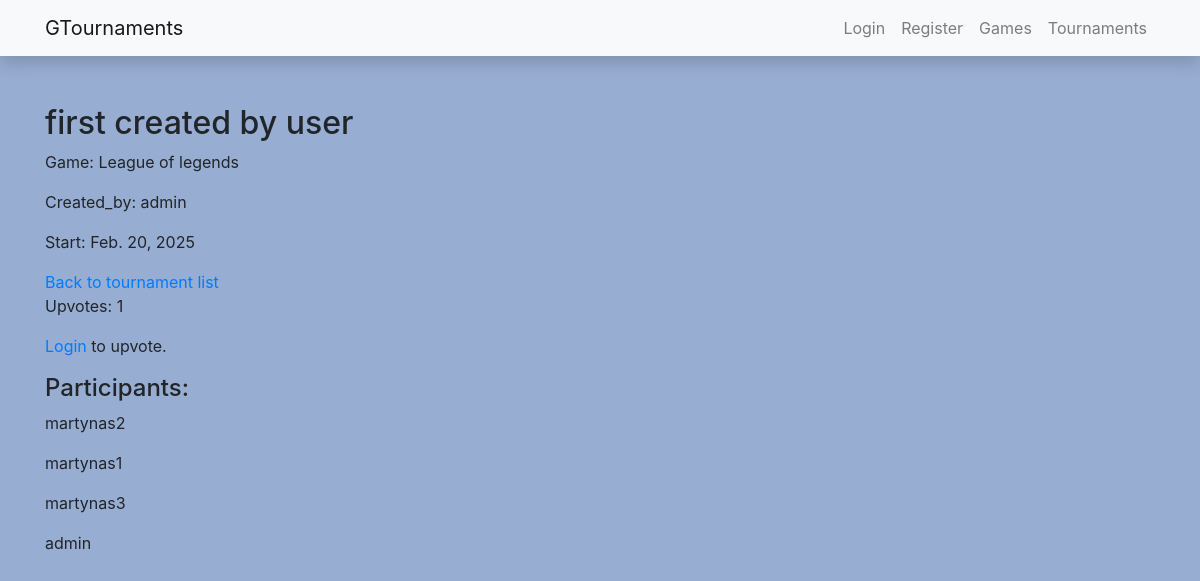
The app's page /tournaments/tournaments/2/ with its own data.
### tournaments/models.py (models this page shows, shortened)
class Tournament(models.Model):
    name = models.CharField("name", max_length=100)
    game = models.ForeignKey(Game, on_delete=models.CASCADE)
    start_date = models.DateField()
    created_by = models.ForeignKey(User, on_delete=models.CASCADE)
    upvotes = models.ManyToManyField(User, related_name="tournament_upvotes", blank=True)
    def total_upvotes(self):
        return self.upvotes.count()
    STATUS_CHOICES = [
        ('u', 'Upcoming'),
        ('o', 'Ongoing'),
        ('c', 'Completed'),
    ]
    status = models.CharField(max_length=1, choices=STATUS_CHOICES, default='u')

class Game(models.Model):
    name = models.CharField("name", max_length=100)
    description = models.TextField()
    release_date = models.DateField()

class TournamentParticipant(models.Model):
    profile = models.ForeignKey(Profile, on_delete=models.CASCADE)
    tournament = models.ForeignKey(Tournament, on_delete=models.CASCADE)
    class Meta:
        unique_together = ('profile', 'tournament')

class Profile(models.Model):
    profile_picture = models.ImageField(upload_to="profile_pics", default="pfp.png")
    user = models.OneToOneField(User, on_delete=models.CASCADE)
    creation_date = models.DateTimeField(auto_now_add=True, blank=True)
    def __str__(self):
        return self.user.username

### tournaments/views.py (the view, shortened to what this page needs)
# urls.py: path("tournaments/<int:pk>/", views.TournamentDetailView.as_view(), name="tournament-detail"),
class TournamentDetailView(generic.DetailView):
    model = Tournament
    template_name = "tournament_detail.html"
    def get_context_data(self, **kwargs):
        context = super().get_context_data(**kwargs)
        tournament = self.object  # Gauname turnyro objektą
        return context

### tournaments/templates/tournament_detail.html (shortened to what this page needs)
{% extends 'base.html' %}
{% block content %}
<h2>{{ tournament.name }}</h2>
<p>Game: {{ tournament.game.name }}</p>
<p>Created_by: {{ tournament.created_by }}</p>
<p>Start: {{ tournament.start_date }}</p>
<a href="{% url 'tournament-list' %}">Back to tournament list</a>
<p>Upvotes: {{ tournament.total_upvotes }}</p>
{% if user.is_authenticated %}
    <form action="{% url 'tournament-upvote' tournament.id %}" method="post">
        {% csrf_token %}
        <button type="submit" class="btn {% if user in tournament.upvotes.all %}btn-primary{% else %}btn-secondary{% endif %}">
            {% if user in tournament.upvotes.all %}&#8593;{% else %}&#8593;{% endif %}
        </button>
    </form>
{% else %}
    <p><a href="{% url 'login' %}">Login</a> to upvote.</p>
{% endif %}
<h4>Participants:</h4>
{% for tournament_participant in tournament.tournamentparticipant_set.all %}
    <p>{{ tournament_participant.profile }}</p>
{% endfor %}
{% endblock %}

### records on screen
Tournament: name "first created by user", game.name "League of legends", created_by "admin", start_date "Feb. 20, 2025", total_upvotes "1"
TournamentParticipant: profile "martynas2"
TournamentParticipant: profile "martynas1"
TournamentParticipant: profile "martynas3"
TournamentParticipant: profile "admin"
